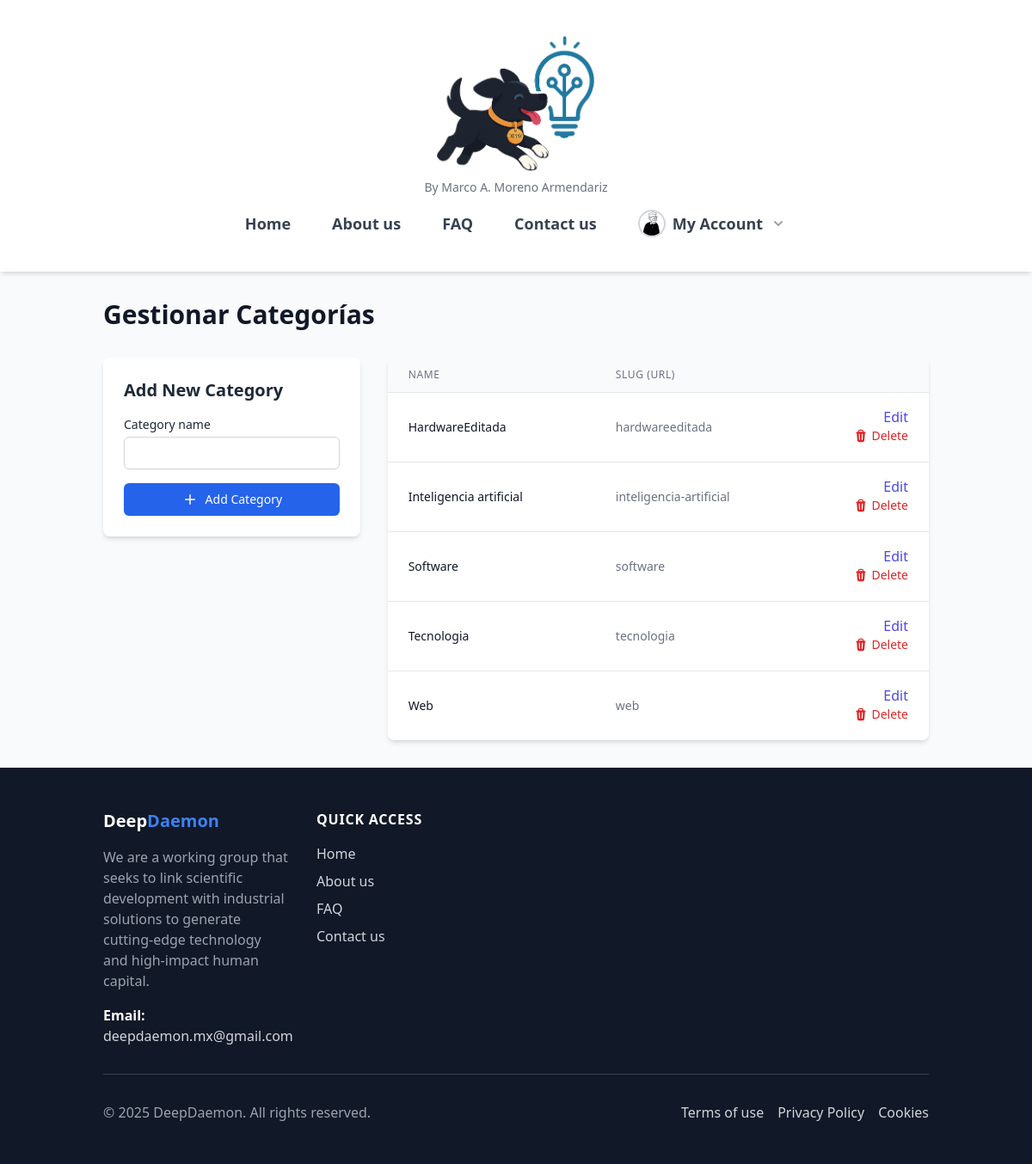
Screenshot of /blogging/manage_categories.php (signed in) with the database file from the repository.
### tables this page shows
CREATE TABLE `categorias` (
  `id` int(10) UNSIGNED NOT NULL,
  `nombre` varchar(100) NOT NULL,
  `slug` varchar(100) NOT NULL
);

### blogging/manage_categories.php (the view, shortened to what this page needs)
<?php
require_once __DIR__ . '/../config/conexion.php';
$categorias = [];
$categoria_a_editar = null;
$modo_edicion = false;
$sql_select = "SELECT id, nombre, slug FROM categorias ORDER BY nombre ASC";
$result = $conn->query($sql_select);
if ($result) {
    $categorias = $result->fetch_all(MYSQLI_ASSOC);
}
require_once __DIR__ . '/../homepage/_header.php';
?>
<body class="bg-gray-100">
    <div class="container mx-auto p-8">
        <h1 class="text-3xl font-bold text-gray-900 mb-8">Gestionar Categorías</h1>
        <div class="grid grid-cols-1 md:grid-cols-3 gap-8">
            <div class="md:col-span-1">
                <div class="bg-white p-6 rounded-lg shadow-md">
                    <h2 class="text-xl font-semibold mb-4"><?php echo $modo_edicion ? 'Edit Category' : 'Add New Category'; ?></h2>
                    <form action="manage_categories.php" method="POST" class="space-y-4">
                        <div>
                            <label for="nombre" class="block text-sm font-medium">Category name</label>
                            <input type="text" name="nombre" value="<?php echo htmlspecialchars($categoria_a_editar['nombre'] ?? ''); ?>" id="nombre" required class="mt-1 block w-full px-3 py-2 bg-white border border-gray-300 rounded-md shadow-sm placeholder-gray-400 focus:outline-none focus:ring-primary-500 focus:border-primary-500 sm:text-sm">
                        </div>
                        <div class="flex items-center gap-x-4">
                            <button type="submit" class="w-full inline-flex justify-center items-center gap-x-2 px-4 py-2 bg-primary-600 border border-transparent rounded-md shadow-sm text-sm font-medium text-white hover:bg-primary-700 focus:outline-none focus:ring-2 focus:ring-offset-2 focus:ring-primary-500 transition-colors">
                                <svg class="h-5 w-5" xmlns="http://www.w3.org/2000/svg" viewBox="0 0 20 20" fill="currentColor">
                                  <path d="M10.75 4.75a.75.75 0 00-1.5 0v4.5h-4.5a.75.75 0 000 1.5h4.5v4.5a.75.75 0 001.5 0v-4.5h4.5a.75.75 0 000-1.5h-4.5v-4.5z" />
                                </svg>
                                 <?php echo $modo_edicion ? 'Update Category' : 'Add Category'; ?>
                            </button>
                        </div>
                    </form>
                </div>
            </div>
            <div class="md:col-span-2">
                <div class="bg-white shadow-md rounded-lg overflow-hidden">
                    <table class="min-w-full w-full divide-y divide-gray-200">
                        <thead class="bg-gray-50">
                            <tr>
                                <th scope="col" class="px-6 py-3 text-left text-xs font-medium text-gray-500 uppercase tracking-wider">Name</th>
                                <th scope="col" class="px-6 py-3 text-left text-xs font-medium text-gray-500 uppercase tracking-wider">Slug (URL)</th>
                                <th scope="col" class="relative px-6 py-3"><span class="sr-only">Delete</span></th>
                            </tr>
                        </thead>
                        <tbody class="bg-white divide-y divide-gray-200">
                            <?php foreach ($categorias as $categoria): ?>
                            <tr>
                                <td class="px-6 py-4 whitespace-nowrap text-sm font-medium text-gray-900"><?php echo htmlspecialchars($categoria['nombre']); ?></td>
                                <td class="px-6 py-4 whitespace-nowrap text-sm text-gray-500 font-mono"><?php echo htmlspecialchars($categoria['slug']); ?></td>
                                <td class="px-6 py-4 text-right">
                                    <a href="manage_categories.php?edit=<?php echo $categoria['id']; ?>" class="font-medium text-indigo-600 hover:text-indigo-900">Edit</a>
                                    <form action="manage_categories.php" method="POST" onsubmit="return confirm('Are you sure? Deleting a category will leave its posts uncategorized.');">
                                        <button type="submit" class="inline-flex items-center gap-x-1 text-sm font-medium text-red-600 hover:text-red-900 transition-colors">
                                            Delete
                                        </button>
                                    </form>
                                </td>
                            </tr>
                            <?php endforeach; ?>
                        </tbody>
                    </table>
                </div>
            </div>
        </div>
    </div>
</body>
<?php require_once __DIR__ . '/../homepage/_footer.php'; ?>

### rows the page displays
categorias: nombre "HardwareEditada", slug "hardwareeditada"
categorias: nombre "Inteligencia artificial", slug "inteligencia-artificial"
categorias: nombre "Software", slug "software"
categorias: nombre "Tecnologia", slug "tecnologia"
categorias: nombre "Web", slug "web"
